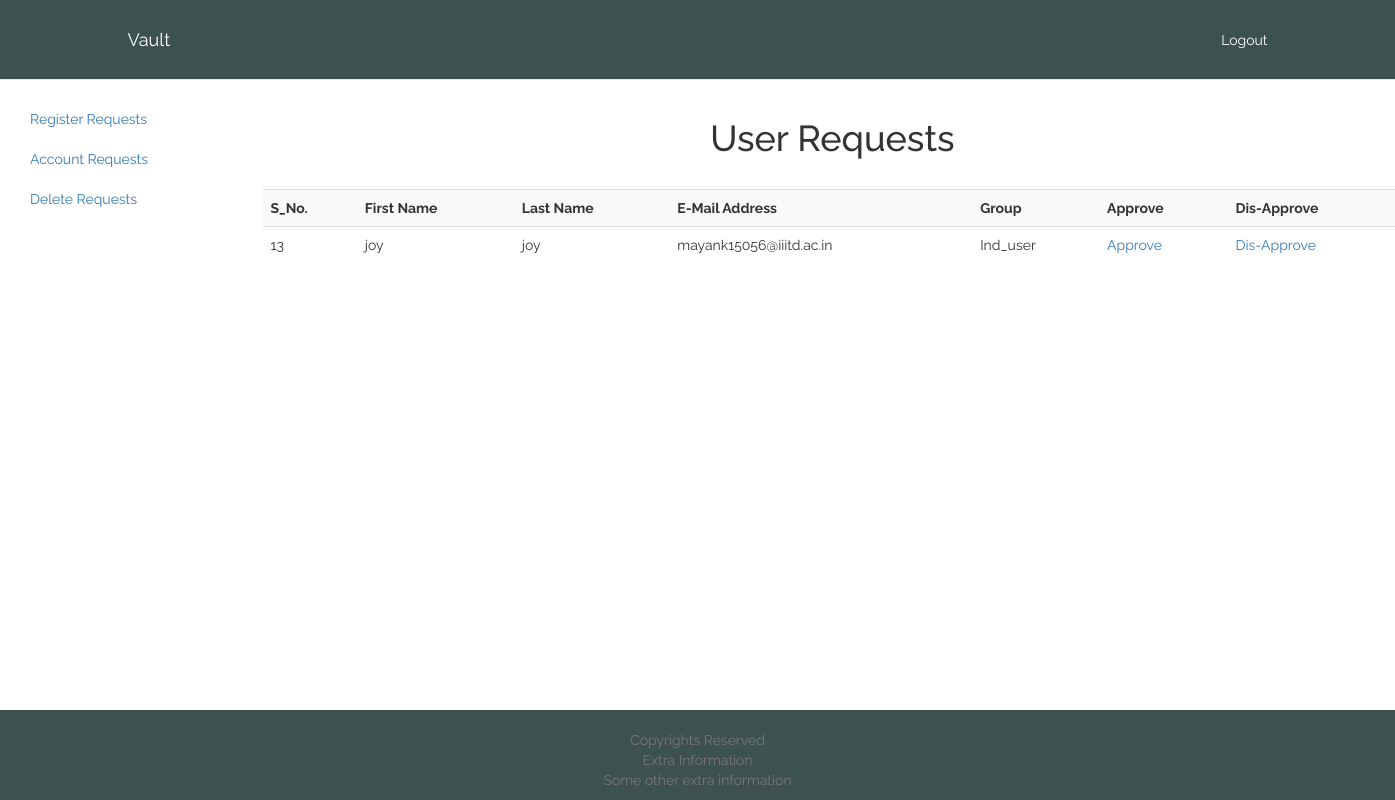
The page /administrator/Delete/ (signed in) on the database its author committed.
### vault/models.py (models this page shows, shortened)
class registerRequests(models.Model):
	user_data = models.ForeignKey(User, on_delete=models.CASCADE, null=True)
	first_name = models.CharField(max_length=250, blank=False)
	last_name = models.CharField(max_length=250, blank=False)
	e_mail = models.CharField(max_length=250, blank=False)
	group = models.CharField(max_length=250, blank=False)
	type_of_req=models.CharField(max_length=250, blank=False)

### vault/views.py (the view)
# urls.py: url(r'^administrator/(?P<request_type>\w+)/$', views.administrator, name='administrator'),
@login_required(login_url='/login')
def administrator(request, request_type):
	group=login_success(request)
	if not(request.user.groups.filter(name="Administrator").exists()):
		return group
	valid_types=[
		'Register',
		'Account',
		'Delete',
	]
	if(request_type in valid_types):
		context={
			'request_type': request_type,
			'register_requests':registerRequests.objects.filter(type_of_req=request_type),
		}
		return render(request, 'vault/administrator.html', context)
	else:
		raise Http404("Incorrect Account Type")

### vault/views.py (called while the page is built)
def login_success(request):
	if request.user.groups.filter(name="Regular").exists():
		return redirect('vault:vaultInternal')
	elif request.user.groups.filter(name="Administrator").exists():
		return redirect('vault:administrator', 'Register')
	elif request.user.groups.filter(name="Manager").exists():
		return redirect('vault:vaultManager')
	elif request.user.groups.filter(name="Ind_user").exists():
		return redirect('vault:vaultExternal')
	elif request.user.groups.filter(name="Organization").exists():
		return redirect('vault:vaultExternal')
	else:
		return redirect('/login')

### vault/templates/vault/administrator.html
{% extends 'vault/administratorBase.html' %}
{% load staticfiles %}
{% block nav %}
<div class="container">
	<center><h1>User Requests</h1></center>
	<br>
	<table class="table table-striped">
		<tr>
			<th>S_No.</th>
			<th>First Name</th>
			<th>Last Name</th>
			<th>E-Mail Address</th>
			<th>Group</th>
			<th>Approve</th>
			<th>Dis-Approve</th>
		</tr>
		{% for request in register_requests %}
		<tr>
			<td>{{ request.pk }}</td>
			<td>{{ request.first_name }}</td>
			<td>{{ request.last_name }}</td>
			<td>{{ request.e_mail }}</td>
			<td>{{ request.group }}</td>
			<td><a href="{% url 'vault:requestApprove' request_type request.pk %}">Approve</a></td>
			<td><a href="{% url 'vault:requestDisapprove' request_type request.pk %}">Dis-Approve</a></td>
		</tr>
		{% endfor %}
	</table>
</div>
{% endblock %}

### vault/static/vault/css/base.css (style rules this page uses)
html { position: relative; min-height: 100%; }
body { font-family: 'Raleway', sans-serif; margin-bottom: 60px; }

### rows shown on the page
registerRequests: pk "13", first_name "joy", last_name "joy", e_mail "mayank15056@iiitd.ac.in", group "Ind_user"
